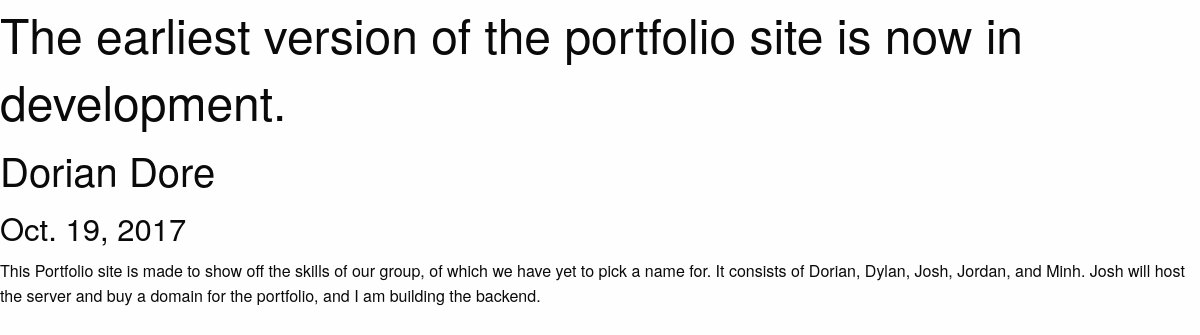
Page /news on the committed database.
### news/models.py (models this page shows, shortened)
class NewsUpdate(models.Model):
    title = models.CharField(max_length=100)
    content = models.TextField()
    created = models.DateField(default=timezone.now())
    by = models.CharField(max_length=32)

### news/views.py (the view)
# urls.py: url(r'^', views.news_view, name='home')
def news_view(request):
    news_posts = NewsUpdate.objects.all().order_by("-created")
    return render(request, 'news.html', {"news": news_posts})

### templates/news.html
{% extends 'skeleton.html' %}
{% block content %}
{% for update in news %}
<h1>{{ update.title }}</h1>
<h2>{{ update.by }}</h2>
<h3>{{ update.created }}</h3>
<p>{{update.content}}</p>
{% endfor %}
{% endblock %}

### templates/skeleton.html (shortened to what this page needs)
{% load staticfiles %}
<head>
    <link rel="stylesheet" href="https://cdnjs.cloudflare.com/ajax/libs/foundation/6.4.3/css/foundation.min.css" />
</head>
<body>
    {% block content %}
    {% endblock %}
</body>

### rows in the picture
NewsUpdate: title "The earliest version of the portfolio site is now in development.", by "Dorian Dore", created "Oct. 19, 2017", content "This Portfolio site is made to show off the skills of our group, of which we have yet to pick a name for. It consists of Dorian, Dylan, Josh, Jordan, and Minh. Josh will host the server and buy a domain for the portfolio, and I am building the backend."
